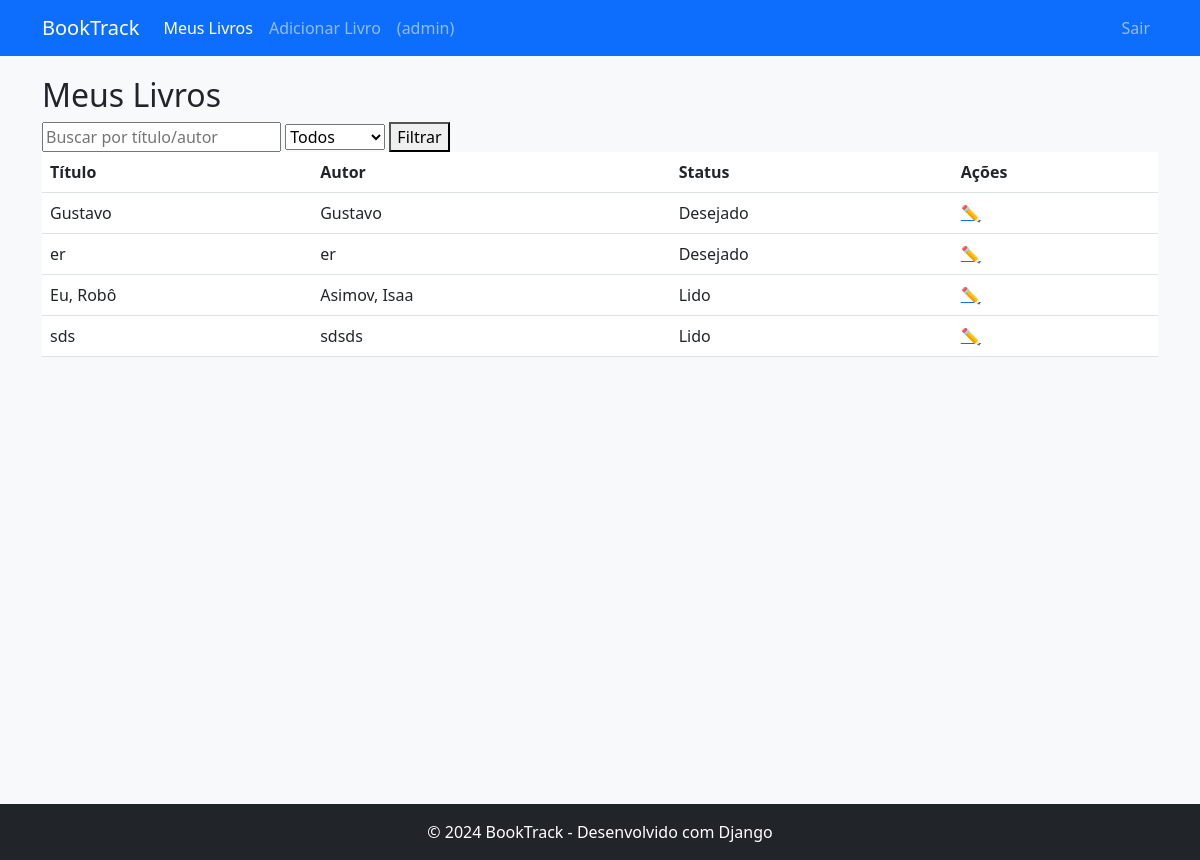
The app's page / (signed in) with its own data.
### books/models.py (models this page shows, shortened)
class Book(models.Model):
    STATUS_CHOICES = [('Lido', 'Lido'), ('Desejado', 'Desejado')]
    user = models.ForeignKey(User, on_delete=models.CASCADE)
    title = models.CharField(max_length=200)
    author = models.CharField(max_length=100)
    status = models.CharField(max_length=10, choices=STATUS_CHOICES)
    rating = models.IntegerField(blank=True, null=True)  # Opcional para fase 2
    created_at = models.DateTimeField(auto_now_add=True)
    class Meta:
        unique_together = ['user', 'title', 'author']  # Evita duplicatas

### books/views.py (the view)
# urls.py: path('', BookListView.as_view(), name='book_list'),
class BookListView(LoginRequiredMixin, ListView):
    model = Book
    template_name = 'books/list.html'
    context_object_name = 'books'
    def get_queryset(self):
        queryset = super().get_queryset()
        queryset = queryset.filter(user=self.request.user)
        search_query = self.request.GET.get('q')
        status_filter = self.request.GET.get('status')
        if search_query:
            queryset = queryset.filter(
                Q(title__icontains=search_query) |
                Q(author__icontains=search_query)
            )
        if status_filter:
            queryset = queryset.filter(status=status_filter)
        return queryset

### books/templates/books/list.html (shortened to what this page needs)
{% extends 'base.html' %}
{% block content %}
<h2>Meus Livros</h2>
<form method="get" action="{% url 'book_list' %}">
    <input type="text" name="q" placeholder="Buscar por título/autor">
    <select name="status">
        <option value="">Todos</option>
    </select>
    <button type="submit">Filtrar</button>
</form>
<table class="table">
    <th>Título</th>
    <th>Autor</th>
    <th>Status</th>
    <th>Ações</th>
    {% for book in books %}
    <tr>
        <td>{{ book.title }}</td>
        <td>{{ book.author }}</td>
        <td>{{ book.status }}</td>
        <td><a href="{% url 'book_edit' book.pk %}">✏️</a></td>
    </tr>
    {% endfor %}
</table>
{% endblock %}

### books/templates/base.html (shortened to what this page needs)
<!DOCTYPE html>
<html lang="pt-br">
<head>
    <link href="https://cdn.jsdelivr.net/npm/bootstrap@5.3.0/dist/css/bootstrap.min.css" rel="stylesheet">
</head>
<body class="bg-light">
    <nav class="navbar navbar-expand-lg navbar-dark bg-primary">
        <div class="container">
            <a class="navbar-brand" href="{% url 'book_list' %}">BookTrack</a>
            <div class="collapse navbar-collapse" id="navbarNav">
                <ul class="navbar-nav me-auto">
                    <li class="nav-item">
                        <a class="nav-link {% if request.path == '/' %}active{% endif %}"
                           href="{% url 'book_list' %}">Meus Livros</a>
                    </li>
                    <li class="nav-item">
                        <a class="nav-link {% if 'add' in request.path %}active{% endif %}"
                           href="{% url 'book_create' %}">Adicionar Livro</a>
                    </li>
                    {% if user.is_authenticated  %}
                        <li class="nav-item">
                            <a class="nav-link">({{ user.username  }})</a>
                        </li>
                    {% endif %}
                </ul>
                <ul class="navbar-nav">
                    {% if user.is_authenticated %}
                        <li class="nav-item">
                            <form method="post" action="{% url 'logout' %}">
                                <button class="nav-link" type="submit">Sair</button>
                            </form>
                        </li>
                    {% else %}
                        <li class="nav-item">
                            <a class="nav-link" href="{% url 'login' %}">Entrar</a>
                        </li>
                    {% endif %}
                </ul>
            </div>
        </div>
    </nav>
    <div class="container main-container">
        {% block content %}{% endblock %}
    </div>
    <footer class="bg-dark text-white mt-5 py-3">
        <div class="container text-center">
            <span>© 2024 BookTrack - Desenvolvido com Django</span>
        </div>
    </footer>
</body>
</html>

### books/templates/base.html (style rules this page uses)
.main-container { margin-top: 20px; min-height: calc(100vh - 120px); }

### records on screen
Book: title "Gustavo", author "Gustavo", status "Desejado"
Book: title "er", author "er", status "Desejado"
Book: title "Eu, Robô", author "Asimov, Isaa", status "Lido"
Book: title "sds", author "sdsds", status "Lido"

### other values on screen
{{ user.username }} "admin"
